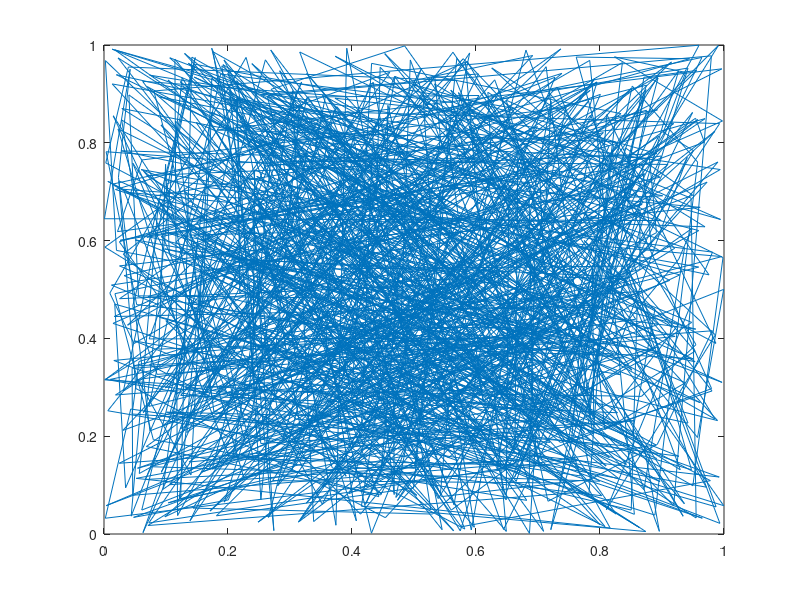

Write the MATLAB code that produced this figure.
%% Clear workspace
clear 
close all
clc
%% Stupid plot 

for i = 1:1000
    x(i) = rand;
    y(i) = rand;
end
plot(x,y);